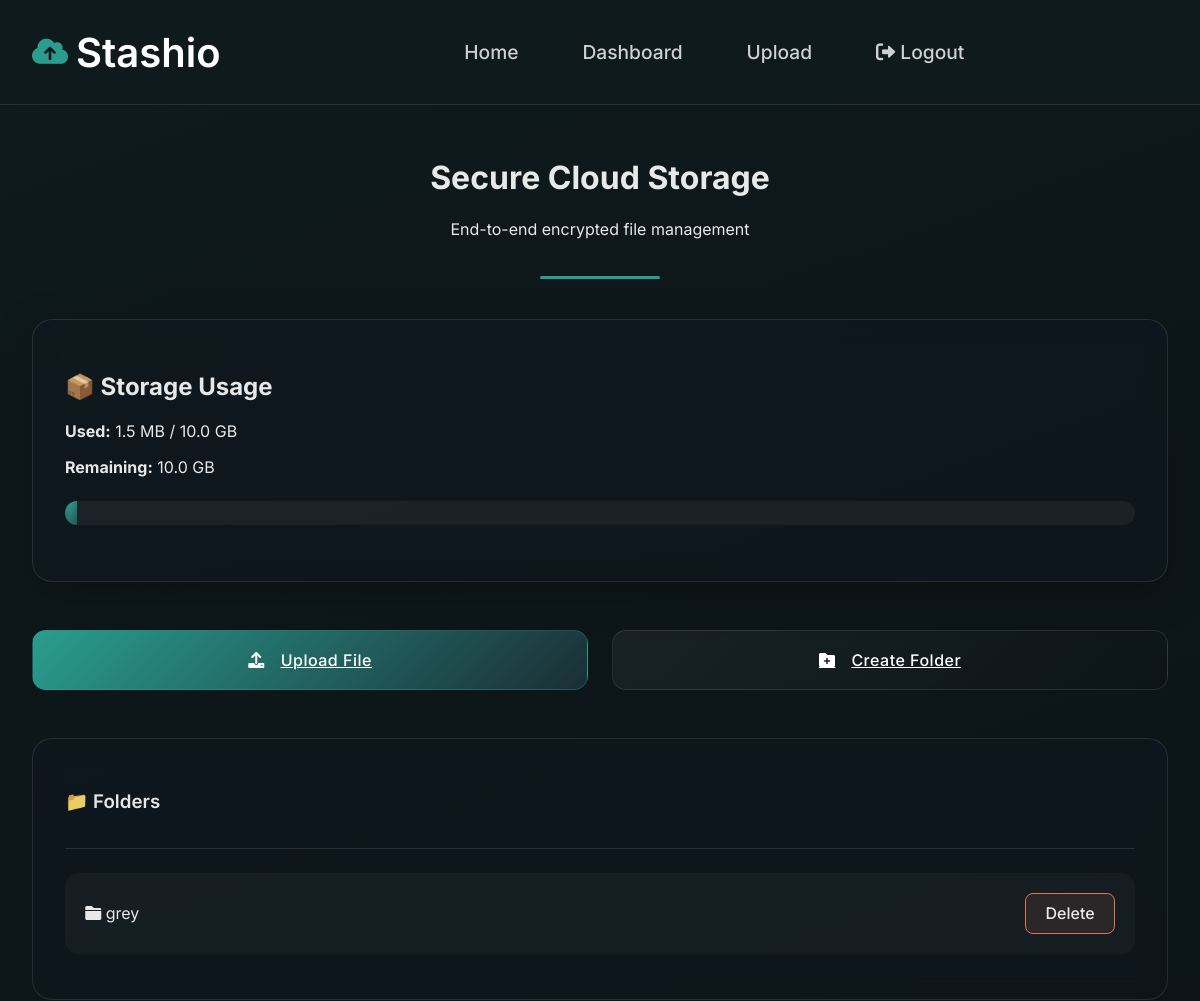
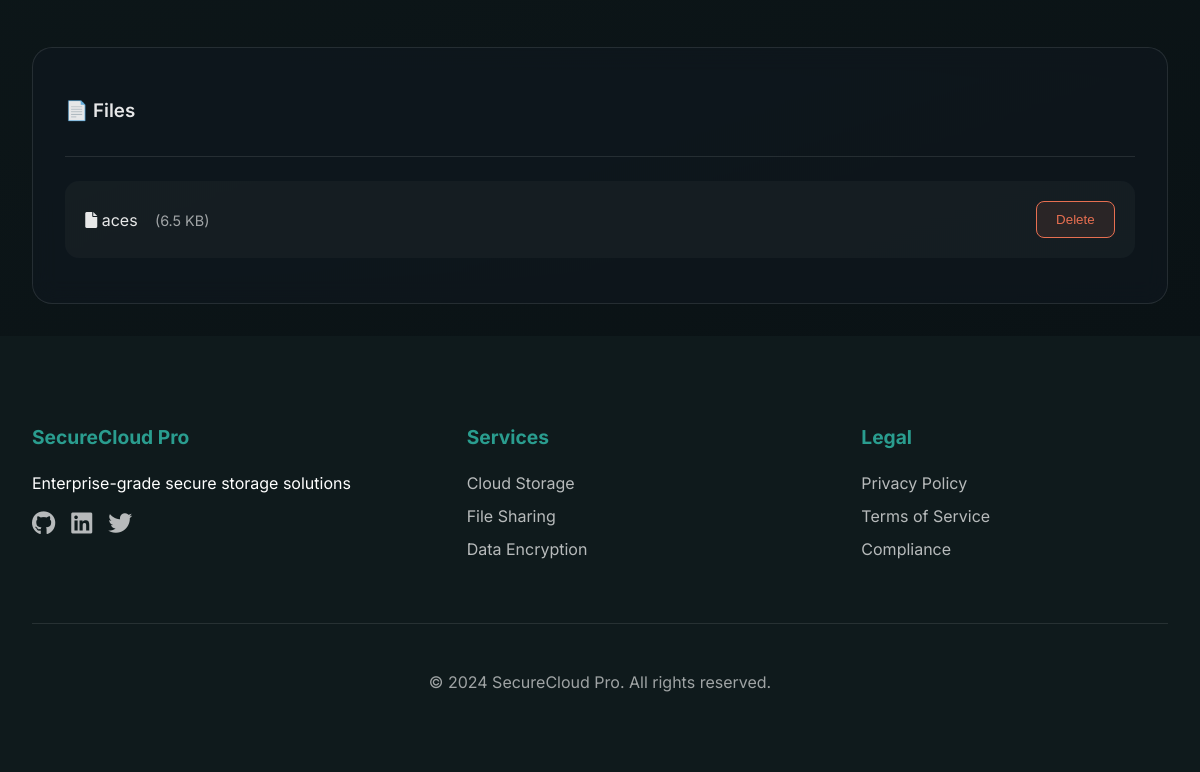
The page /files/ (signed in) on the database as committed earlier (2 pictures, top to bottom).
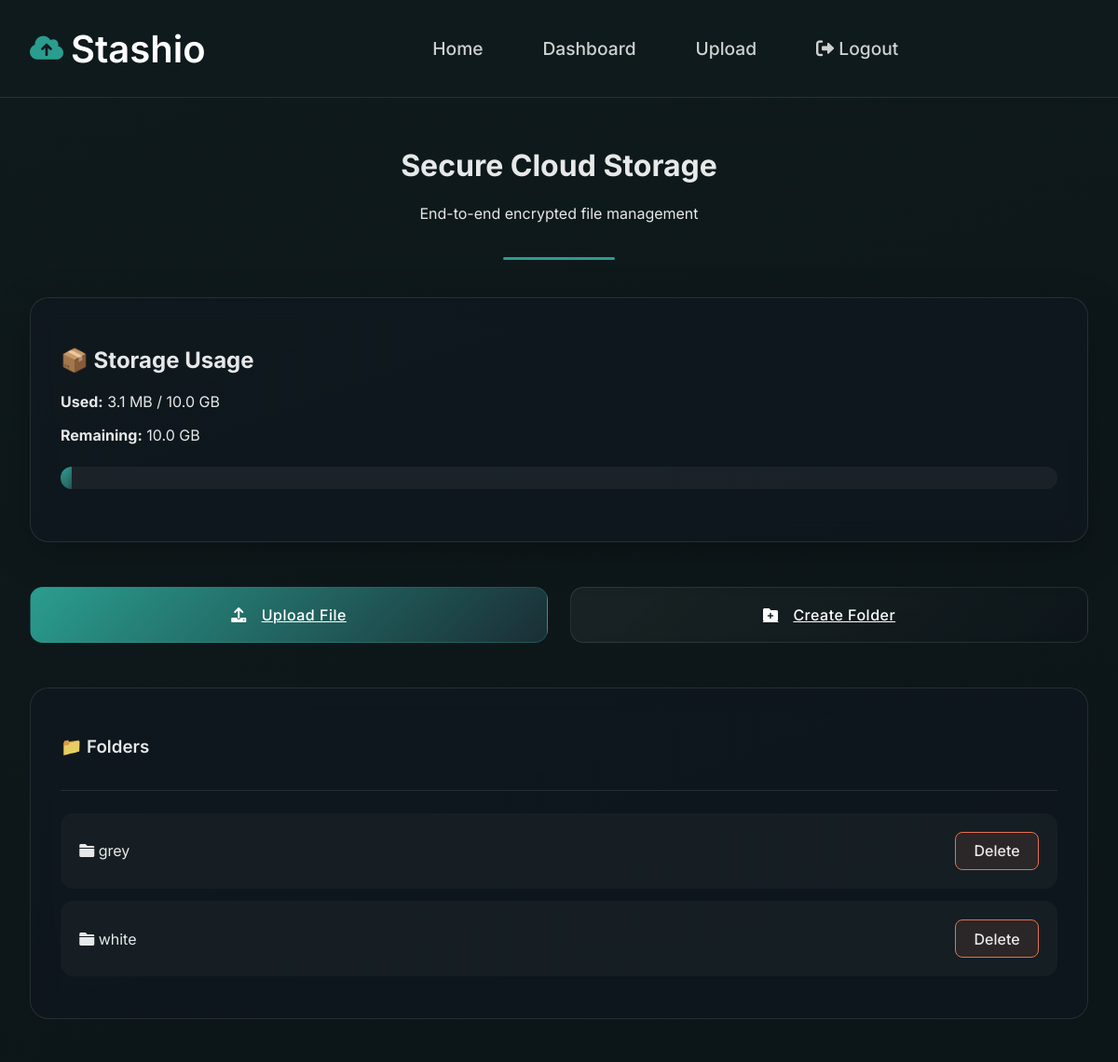
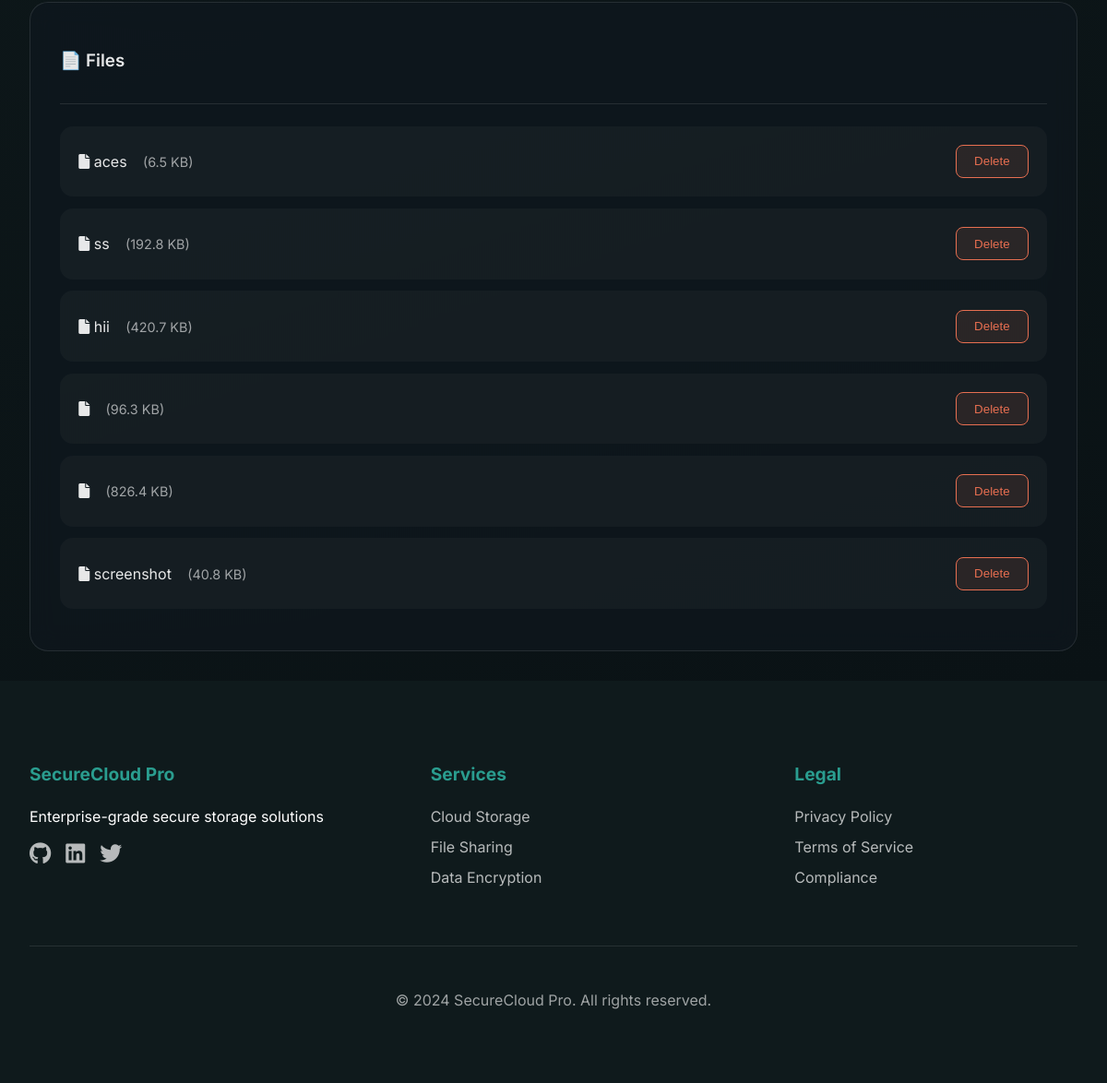
The same page on the database as committed later (2 pictures, top to bottom).
### storage/models.py (models this page shows, shortened)
class Folder(models.Model):
    name = models.CharField(max_length=255)
    parent = models.ForeignKey('self', null=True, blank=True, on_delete=models.CASCADE)
    user = models.ForeignKey(User, on_delete=models.CASCADE)

class File(models.Model):
    name = models.CharField(max_length=255, blank=True)
    file = models.FileField(upload_to='files/')
    size = models.BigIntegerField(null=False)
    uploaded_at = models.DateTimeField(auto_now_add=True)
    folder = models.ForeignKey('Folder', null=True, blank=True, on_delete=models.SET_NULL)
    user = models.ForeignKey(User, on_delete=models.CASCADE)

### storage/views.py (the view)
# urls.py: path('files/', views.file_list, name='file_list'),
@login_required
def file_list(request):
    files = File.objects.filter(user=request.user, folder__isnull=True)
    folders = Folder.objects.filter(user=request.user, parent__isnull=True)
    storage = get_user_storage_info(request.user)
    context = {
        'files': files,
        'folders': folders,
        'storage': storage,
        'MAX_STORAGE': MAX_STORAGE_LIMIT,
    }
    return render(request, 'file_list.html', context)

### storage/models.py (called while the page is built)
def get_user_storage_info(user):
    total_used = File.objects.filter(user=user).aggregate(Sum('size'))['size__sum'] or 0
    max_limit = 10 * 1024 * 1024 * 1024  # 10 GB
    remaining = max_limit - total_used
    percent_used = round((total_used / max_limit) * 100, 2) if max_limit else 0
    return {
        'used': total_used,
        'remaining': max(0, remaining),
        'percent': min(100, percent_used),
        'max': max_limit
    }

### storage/templates/file_list.html (shortened to what this page needs)
{% extends "base.html" %}
{% load static %}
{% block extra_css %}
  <link rel="stylesheet" href="{% static 'css/file_list.css' %}">
{% endblock %}
{% block content %}
<div class="storage-container">
  <div class="dashboard-header">
    <h1>Secure Cloud Storage</h1>
    <p>End-to-end encrypted file management</p>
  </div>
  <div class="storage-card">
    <h2>📦 Storage Usage</h2>
    <p><strong>Used:</strong> {{ storage.used|filesizeformat }} / {{ storage.max|filesizeformat }}</p>
    <p><strong>Remaining:</strong> {{ storage.remaining|filesizeformat }}</p>
    <div class="progress-bar">
      <div class="progress-fill" style="width: {{ storage.percent }}%;">
      </div>
    </div>
  </div>
  <div class="action-buttons">
    {% if storage.used >= storage.max %}
      <div class="empty-state">Storage limit reached</div>
    {% else %}
      <a href="{% url 'storage:upload_file' %}" class="btn btn-primary">
        <i class="fas fa-upload"></i>
        Upload File
      </a>
    {% endif %}
    <a href="{% url 'storage:create_folder' %}" class="btn btn-secondary">
      <i class="fas fa-folder-plus"></i>
      Create Folder
    </a>
  </div>
  <div class="file-list">
    <div class="list-header">
      <h3>📁 Folders</h3>
    </div>
    {% for folder in folders %}
      <div class="file-item">
        <div>
          <i class="fas fa-folder"></i>
          <a href="{% url 'storage:folder_view' folder.id %}">{{ folder.name }}</a>
        </div>
        <div class="file-actions">
          <a href="{% url 'storage:delete_folder' folder.id %}" class="delete-btn">
            Delete
          </a>
        </div>
      </div>
    {% empty %}
      <div class="empty-state">No folders found</div>
    {% endfor %}
  </div>
  <div class="file-list">
    <div class="list-header">
      <h3>📄 Files</h3>
    </div>
    {% for file in files %}
      <div class="file-item">
        <div>
          <i class="fas fa-file"></i>
          <a href="{% url 'storage:file_download' file.id %}">{{ file.name }}</a>
          <span class="file-size">({{ file.size|filesizeformat }})</span>
        </div>
        <div class="file-actions">
          <form action="{% url 'storage:delete_file' file.id %}" method="post">
            <button type="submit" class="delete-btn" onclick="return confirm('Are you sure?')">
              Delete
            </button>
          </form>
        </div>
      </div>
    {% empty %}
      <div class="empty-state">No files found</div>
    {% endfor %}
  </div>
</div>
{% endblock %}

### storage/templates/base.html (shortened to what this page needs)
{% load static %}
<!DOCTYPE html>
<html lang="en">
<head>
    <link rel="stylesheet" href="https://cdnjs.cloudflare.com/ajax/libs/font-awesome/6.0.0/css/all.min.css">
    {% load static %}
    {% block extra_css %}{% endblock %}
</head>
<body>
    <nav class="navbar">
        <div class="nav-container">
            <div class="logo">
                <a href="{% url 'storage:home' %}">
                    <i class="fas fa-cloud-upload-alt"></i>
                    Stashio
                </a>
            </div>
            <ul class="nav-links">
                <li class="{% if request.resolver_match.url_name == 'storage:home' %}active{% endif %}">
                    <a href="{% url 'storage:home' %}">Home</a>
                </li>
                <li class="{% if request.path == '/uploaded_files/' %}active{% endif %}">
                    <a href="{% url 'storage:file_list' %}">Dashboard</a>
                </li>
                <li class="{% if request.path == '/upload/' %}active{% endif %}">
                    <a href="{% url 'storage:upload_file' %}">Upload</a>
                </li>
                {% if user.is_authenticated %}
                <li class="auth-link">
                    <form action="{% url 'storage:logout' %}" method="post">
                        <button type="submit" class="nav-button">
                            <i class="fas fa-sign-out-alt"></i> Logout
                        </button>
                    </form>
                </li>
                {% else %}
                <li class="{% if request.resolver_match.url_name == 'storage:login' %}active{% endif %} auth-link">
                    <a href="{% url 'storage:login' %}">
                        <i class="fas fa-sign-in-alt"></i> Login
                    </a>
                </li>
                {% endif %}
            </ul>
        </div>
    </nav>
    <main>
        {% block content %}{% endblock %}
    </main>
    <footer class="footer">
        <div class="footer-grid">
            <div class="footer-section">
                <h4>SecureCloud Pro</h4>
                <p>Enterprise-grade secure storage solutions</p>
                <div class="social-links">
                    <a href="#"><i class="fab fa-github"></i></a>
                    <a href="#"><i class="fab fa-linkedin"></i></a>
                    <a href="#"><i class="fab fa-twitter"></i></a>
                </div>
            </div>
            <div class="footer-section">
                <h4 style="padding-left: 40px;">Services</h4>
                <ul>
                    <li><a href="#">Cloud Storage</a></li>
                    <li><a href="#">File Sharing</a></li>
                    <li><a href="#">Data Encryption</a></li>
                </ul>
            </div>
            <div class="footer-section">
                <h4 style="padding-left: 40px;">Legal</h4>
                <ul>
                    <li><a href="#">Privacy Policy</a></li>
                    <li><a href="#">Terms of Service</a></li>
                    <li><a href="#">Compliance</a></li>
                </ul>
            </div>
        </div>
        <div class="footer-bottom">
            <p>&copy; 2024 SecureCloud Pro. All rights reserved.</p>
        </div>
    </footer>
</body>
</html>

### storage/static/css/file_list.css (style rules this page uses)
:root { --primary: #2A9D8F; --secondary: #1A2E35; --accent: #E76F51; --dark: #0F1A1C; --text-light: rgba(255,255,255,0.9); --glass-bg: rgba(16, 24, 32, 0.6); }
.storage-container { padding: 2rem; background: linear-gradient(160deg, var(--dark) 0%, #0a1215 100%); min-height: 100vh; color: var(--text-light); font-family: 'Inter', system-ui, sans-serif; }
.dashboard-header { margin-bottom: 2.5rem; text-align: center; position: relative; padding-bottom: 1.5rem; }
.dashboard-header::after { content: ''; position: absolute; bottom: 0; left: 50%; transform: translateX(-50%); width: 120px; height: 3px; background: var(--primary); border-radius: 2px; }
.storage-card { background: var(--glass-bg); border: 1px solid rgba(255,255,255,0.1); border-radius: 20px; padding: 2rem; margin-bottom: 2rem; backdrop-filter: blur(12px); box-shadow: 0 12px 40px rgba(0,0,0,0.25); transition: transform 0.3s ease; }
.progress-bar { background: rgba(255,255,255,0.05); border-radius: 12px; height: 24px; overflow: hidden; margin: 1.5rem 0; position: relative; }
.progress-fill { background: linear-gradient(135deg, var(--primary) 0%, #1A2E35 150%); height: 100%; transition: width 0.8s cubic-bezier(0.4, 0, 0.2, 1); display: flex; align-items: center; justify-content: flex-end; padding-right: 12px; font-size: 0.9rem; font-weight: 500; position: relative; }
.progress-fill::after { content: ''; position: absolute; top: 0; left: 0; right: 0; bottom: 0; background: linear-gradient(90deg, transparent, rgba(255,255,255,0.1), transparent); opacity: 0.4; animation: shimmer 2.5s infinite; }
.action-buttons { display: grid; grid-template-columns: repeat(auto-fit, minmax(220px, 1fr)); gap: 1.5rem; margin: 3rem 0; }
.btn { padding: 1.2rem 2rem; border-radius: 14px; border: none; cursor: pointer; transition: all 0.3s cubic-bezier(0.4, 0, 0.2, 1); display: flex; align-items: center; gap: 1rem; justify-content: center; font-weight: 500; letter-spacing: 0.5px; backdrop-filter: blur(4px); }
.btn-primary { background: linear-gradient(135deg, var(--primary) 0%, #1A2E35 100%); color: white; border: 1px solid rgba(42, 157, 143, 0.3); }
.btn-secondary { background: linear-gradient(135deg, rgba(255,255,255,0.05) 0%, rgba(16, 24, 32, 0.2) 100%); border: 1px solid rgba(255,255,255,0.1); color: white; }
.file-list { margin-top: 3rem; background: var(--glass-bg); border-radius: 20px; padding: 2rem; backdrop-filter: blur(12px); border: 1px solid rgba(255,255,255,0.1); }
.list-header { padding-bottom: 1rem; margin-bottom: 1.5rem; display: flex; justify-content: space-between; align-items: center; border-bottom: 1px solid rgba(255,255,255,0.1); }
.list-header h3 { font-weight: 600; display: flex; align-items: center; gap: 0.8rem; }
.file-item { display: flex; justify-content: space-between; align-items: center; padding: 1.2rem; background: rgba(255,255,255,0.03); border-radius: 14px; margin-bottom: 0.8rem; transition: all 0.3s ease; border: 1px solid transparent; }
.file-item a { color: var(--text-light); text-decoration: none; transition: color 0.3s ease; }
.file-actions { display: flex; gap: 1.2rem; align-items: center; }
.delete-btn { background: rgba(231, 111, 81, 0.1); color: var(--accent); border: 1px solid var(--accent); padding: 0.6rem 1.2rem; border-radius: 8px; cursor: pointer; transition: all 0.3s ease; font-weight: 500; }
.file-size { color: rgba(255,255,255,0.6); font-size: 0.9em; margin-left: 0.8rem; }

Rows that differ between the two databases and show on the page:
added Folder: name "white"
added File: name "ss", size|filesizeformat "192.8 KB"
added File: name "hii", size|filesizeformat "420.7 KB"
added File: size|filesizeformat "96.3 KB"
added File: size|filesizeformat "826.4 KB"
added File: name "screenshot", size|filesizeformat "40.8 KB"
Other text that changed with them:
{{ storage.used|filesizeformat }}: "1.5 MB" → "3.1 MB"
